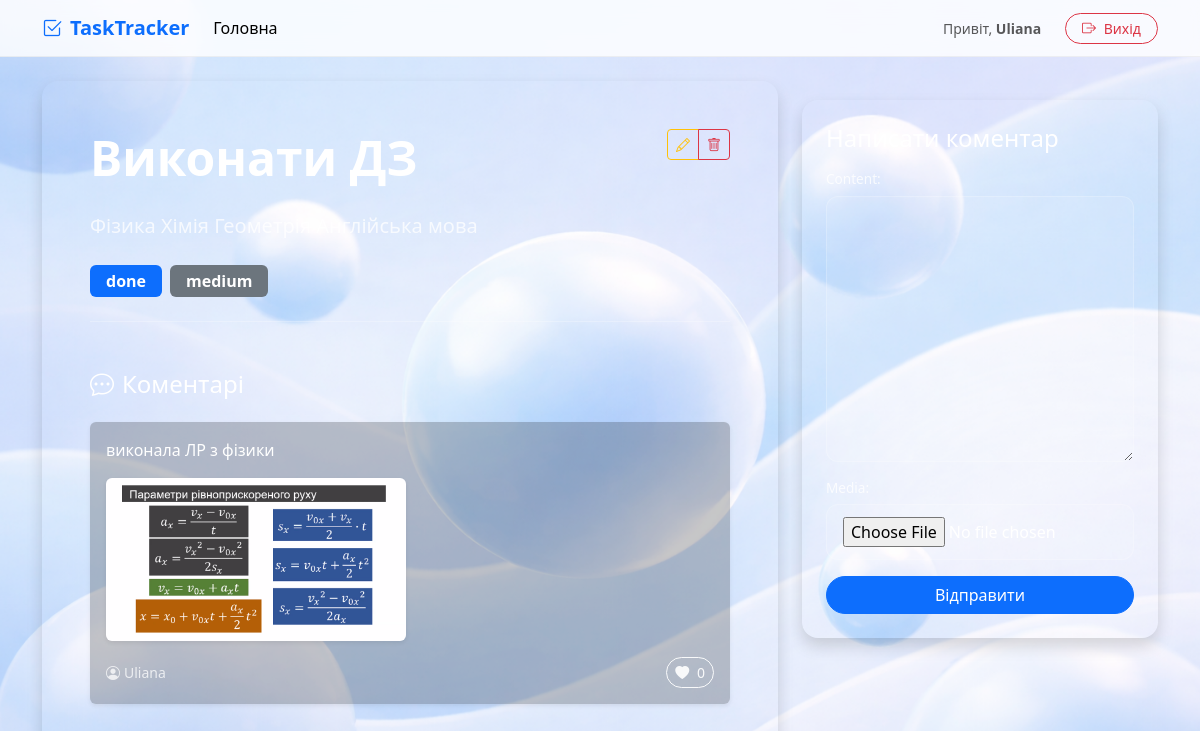
Screenshot of /4/ (signed in) with the database file from the repository.
### tasks/models.py (models this page shows, shortened)
class Task(models.Model):
    STATUS_CHOICES = [
        ("todo", "To Do"),
        ("in_progress", "In Progress"),
        ("done", "Done"),
    ]
    PRIORITY_CHOICES = [
        ("low", "Low"),
        ("medium", "Medium"),
        ("high", "High"),
    ]
    title = models.CharField(max_length=256)
    description = models.TextField()
    status = models.CharField(max_length=20, choices=STATUS_CHOICES, default="todo")
    priority = models.CharField(max_length=20, choices=PRIORITY_CHOICES, default="medium")
    due_date = models.DateField(null=True, blank=True)
    creator = models.ForeignKey(User, on_delete=models.CASCADE, related_name="tasks")

class Comment(models.Model):
    task = models.ForeignKey(Task, on_delete=models.CASCADE, related_name='comments')
    author = models.ForeignKey(User, on_delete=models.CASCADE, related_name='comments')
    content = models.TextField()
    created_at = models.DateTimeField(auto_now_add=True)
    media = models.FileField(upload_to="comments_media/", blank=True, null=True)

### tasks/views.py (the view, shortened to what this page needs)
# urls.py: path("<int:pk>/", TaskDetailView.as_view(), name="task-detail"),
class TaskDetailView(LoginRequiredMixin, DetailView):
    model = models.Task
    context_object_name = "task"
    template_name = 'tasks/task_detail.html'
    def get_context_data(self, **kwargs):
        context = super().get_context_data(**kwargs)
        context['comment_form'] = CommentForm()  # Додаємо порожню форму коментаря в контекст
        return context

### tasks/forms.py
class CommentForm(forms.ModelForm):
    class Meta:
        model = Comment
        fields = ['content', 'media']
        widgets = {
            "media": forms.FileInput()
        }

### tasks/templatetags/custom_tags.py (called while the page is built)
@register.filter(name="endswith")
def endswith(value, arg):
    return value.lower().endswith(arg.lower())

### templates/tasks/task_detail.html (shortened to what this page needs)
{% extends 'base.html' %}
{% load custom_tags %}
{% block content %}
<div class="row g-4">
    <div class="col-lg-8">
        <div class="custom-glass p-4 p-md-5 shadow rounded-4 text-white mb-4">
            <div class="d-flex justify-content-between align-items-start mb-3">
                <h2 class="display-5 fw-bold">{{ task.title }}</h2>
                <div class="btn-group">
                    <a href="{% url 'tasks:task-update' task.id %}" class="btn btn-outline-warning btn-sm"><i class="bi bi-pencil"></i></a>
                    <a href="{% url 'tasks:task-delete' task.id %}" class="btn btn-outline-danger btn-sm"><i class="bi bi-trash"></i></a>
                </div>
            </div>
            <p class="lead opacity-75 mb-4">{{ task.description }}</p>
            <div class="d-flex gap-2 mb-4">
                <span class="badge bg-primary p-2 px-3 fs-6">{{ task.status }}</span>
                <span class="badge bg-secondary p-2 px-3 fs-6">{{ task.priority }}</span>
            </div>
            <hr class="opacity-25">
            <h3 class="h4 mt-5 mb-4"><i class="bi bi-chat-dots me-2"></i>Коментарі</h3>
            {% for comment in task.comments.all %}
                <div class="card bg-dark bg-opacity-25 border-0 text-white mb-3 shadow-sm">
                    <div class="card-body">
                        <p class="mb-3">{{ comment.content }}</p>
                        {% if comment.media %}
                            <div class="mb-3 rounded overflow-hidden shadow-sm" style="max-width: 300px;">
                                {% if comment.media.url|endswith:".jpg" or comment.media.url|endswith:".png" or comment.media.url|endswith:".jpeg" or comment.media.url|endswith:".avif" %}
                                    <img src="{{ comment.media.url }}" class="img-fluid" alt="Медіа">
                                {% elif comment.media.url|endswith:".mp4" %}
                                    <video class="w-100" controls><source src="{{ comment.media.url }}" type="video/mp4"></video>
                                {% endif %}
                            </div>
                        {% endif %}
                        <div class="d-flex justify-content-between align-items-center">
                            <small class="opacity-75"><i class="bi bi-person-circle me-1"></i>{{ comment.author.username }}</small>
                            <form action="{% url 'tasks:comment-like-toggle' comment.id %}" method="post" class="m-0">
                                <button type="submit" class="btn btn-sm {% if request.user in comment.likes.all %}btn-success{% else %}btn-outline-light{% endif %} rounded-pill">
                                    <i class="bi bi-heart-fill me-1"></i> {{ comment.likes.count }}
                                </button>
                            </form>
                        </div>
                    </div>
                </div>
            {% empty %}
                <p class="opacity-50">Поки що немає коментарів.</p>
            {% endfor %}
        </div>
    </div>
    <div class="col-lg-4">
        <div class="custom-glass p-4 shadow rounded-4 text-white sticky-top" style="top: 100px;">
            <h4 class="mb-3">Написати коментар</h4>
            <form action="{% url 'tasks:task-detail' task.id %}" method="post" enctype="multipart/form-data">
                <div class="mb-3 custom-form-fields">
                    {{ comment_form.as_p }}
                </div>
                <button type="submit" class="btn btn-primary w-100 rounded-pill">Відправити</button>
            </form>
        </div>
    </div>
</div>
{% endblock %}

### templates/base.html (shortened to what this page needs)
{% load static %}
<!DOCTYPE html>
<html lang="uk">
<head>
    <link href="https://cdn.jsdelivr.net/npm/bootstrap@5.3.0/dist/css/bootstrap.min.css" rel="stylesheet">
    <link rel="stylesheet" href="https://cdn.jsdelivr.net/npm/bootstrap-icons@1.11.0/font/bootstrap-icons.css">
    <link href="{% static 'css/site.css' %}" rel="stylesheet">
</head>
<body>
    <nav class="navbar navbar-expand-lg navbar-custom sticky-top">
        <div class="container">
            <a class="navbar-brand fw-bold text-primary" href="{% url 'tasks:task-list' %}">
                <i class="bi bi-check2-square me-2"></i>TaskTracker
            </a>
            <div class="collapse navbar-collapse" id="navbarNav">
                <ul class="navbar-nav me-auto">
                    <li class="nav-item">
                        <a class="nav-link active" href="{% url 'tasks:task-list' %}">Головна</a>
                    </li>
                </ul>
                <div class="d-flex align-items-center gap-2">
                    {% if user.is_authenticated %}
                        <span class="navbar-text me-3 small">
                            Привіт, <strong>{{ user.username }}</strong>
                        </span>
                        <form action="{% url 'tasks:logout' %}" method="post" class="m-0">
                            <button type="submit" class="btn btn-sm btn-outline-danger rounded-pill px-3">
                                <i class="bi bi-box-arrow-right me-1"></i> Вихід
                            </button>
                        </form>
                    {% else %}
                        <a href="{% url 'tasks:login' %}" class="btn btn-sm btn-link text-decoration-none text-dark">Вхід</a>
                        <a href="{% url 'tasks:register' %}" class="btn btn-sm btn-primary rounded-pill px-4 shadow-sm">
                            Реєстрація
                        </a>
                    {% endif %}
                </div>
            </div>
        </div>
    </nav>
    <main class="py-4">
        <div class="container">
            {% block content %}
            {% endblock %}
        </div>
    </main>
</body>
</html>

### static/css/site.css (style rules this page uses)
html, body { height: 100%; margin: 0; }
.custom-form-fields input, .custom-form-fields textarea, .custom-form-fields select { display: block; width: 100%; padding: 0.75rem 1rem; background-color: rgba(255, 255, 255, 0.1) !important; border: 1px solid rgba(255, 255, 255, 0.2); border-radius: 12px; color: white !important; margin-bottom: 1rem; }
.custom-form-fields p label { font-size: 0.85rem; opacity: 0.8; margin-bottom: 0.4rem; display: block; }

### rows the page displays
Task: title "Виконати ДЗ", description "Фізика Хімія Геометрія Англійська мова", status "done", priority "medium"
Comment: content "виконала ЛР з фізики", media (picture), author.username "Uliana", likes.count "0"

### other values shown
{{ user.username }} "Uliana"
